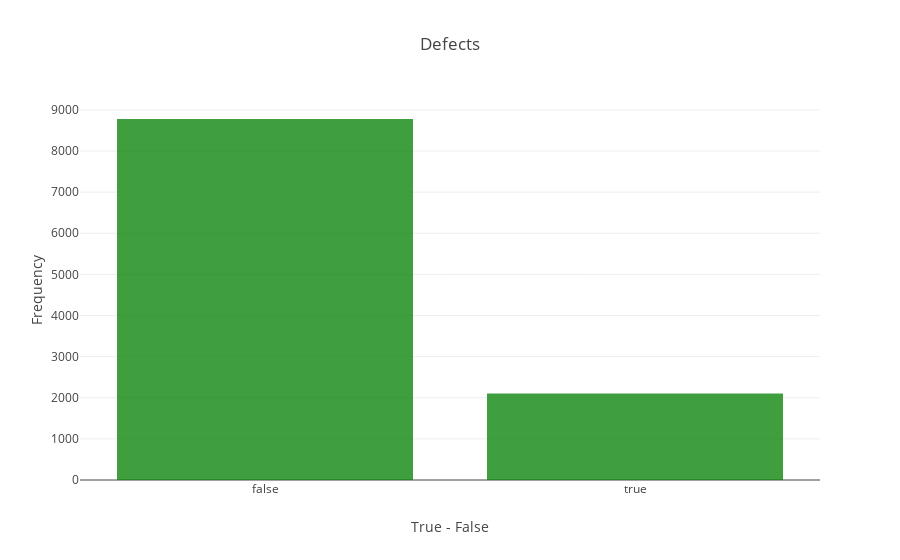

This figure's notebook cell:
### Markdown cell above
> * **Histogram**

### Code cell
trace = go.Histogram(
    x = data.defects,
    opacity = 0.75,
    name = "Defects",
    marker = dict(color = 'green'))

hist_data = [trace]
hist_layout = go.Layout(barmode='overlay',
                   title = 'Defects',
                   xaxis = dict(title = 'True - False'),
                   yaxis = dict(title = 'Frequency'),
)
fig = go.Figure(data = hist_data, layout = hist_layout)
iplot(fig)

### Figure 1 — Plotly figure (JSON) as saved in the notebook; plotly's stock layout.template omitted (floating-point values rounded to 4 significant figures; data arrays with more than 128 entries replaced by an {"elided": "..."} marker saying what was removed)
{"data": [{"marker": {"color": "green"}, "name": "Defects", "opacity": 0.75, "type": "histogram", "uid": "51ebfd45-f988-47d5-9a3e-d4e858a57ad4", "x": {"elided": "10885 bool values"}}], "layout": {"barmode": "overlay", "title": {"text": "Defects"}, "xaxis": {"title": {"text": "True - False"}}, "yaxis": {"title": {"text": "Frequency"}}}}
